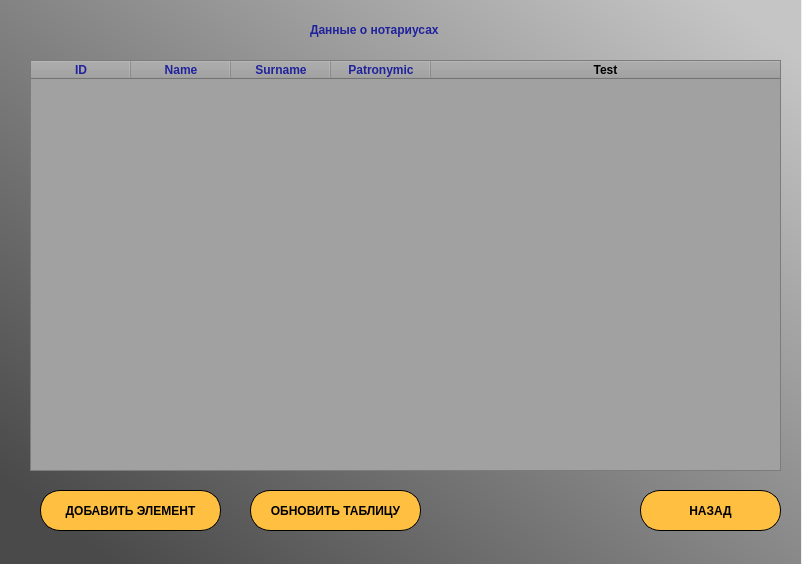
<?xml version="1.0" encoding="UTF-8"?>
<ui version="4.0">
 <class>MainWindow</class>
 <widget class="QMainWindow" name="MainWindow">
  <property name="geometry">
   <rect>
    <x>0</x>
    <y>0</y>
    <width>802</width>
    <height>564</height>
   </rect>
  </property>
  <property name="windowTitle">
   <string>MainWindow</string>
  </property>
  <widget class="QWidget" name="centralwidget">
   <widget class="QLabel" name="label">
    <property name="geometry">
     <rect>
      <x>0</x>
      <y>0</y>
      <width>801</width>
      <height>601</height>
     </rect>
    </property>
    <property name="styleSheet">
     <string notr="true">background-color: qlineargradient(spread:reflect, x1:0.0201244, y1:0.96, x2:1, y2:0, stop:0.0746269 rgba(74, 74, 74, 255), stop:0.950249 rgba(197, 197, 197, 255));</string>
    </property>
    <property name="text">
     <string/>
    </property>
   </widget>
   <widget class="QTableWidget" name="NotariesTable">
    <property name="geometry">
     <rect>
      <x>30</x>
      <y>60</y>
      <width>751</width>
      <height>411</height>
     </rect>
    </property>
    <property name="styleSheet">
     <string notr="true">background-color: rgb(161, 161, 161);</string>
    </property>
    <attribute name="horizontalHeaderStretchLastSection">
     <bool>true</bool>
    </attribute>
    <column>
     <property name="text">
      <string>ID</string>
     </property>
     <property name="font">
      <font>
       <weight>75</weight>
       <bold>true</bold>
      </font>
     </property>
     <property name="foreground">
      <brush brushstyle="SolidPattern">
       <color alpha="255">
        <red>32</red>
        <green>34</green>
        <blue>156</blue>
       </color>
      </brush>
     </property>
    </column>
    <column>
     <property name="text">
      <string>Name</string>
     </property>
     <property name="font">
      <font>
       <weight>75</weight>
       <bold>true</bold>
      </font>
     </property>
     <property name="foreground">
      <brush brushstyle="SolidPattern">
       <color alpha="255">
        <red>32</red>
        <green>34</green>
        <blue>156</blue>
       </color>
      </brush>
     </property>
    </column>
    <column>
     <property name="text">
      <string>Surname</string>
     </property>
     <property name="font">
      <font>
       <weight>75</weight>
       <bold>true</bold>
      </font>
     </property>
     <property name="foreground">
      <brush brushstyle="SolidPattern">
       <color alpha="255">
        <red>32</red>
        <green>34</green>
        <blue>156</blue>
       </color>
      </brush>
     </property>
    </column>
    <column>
     <property name="text">
      <string>Patronymic</string>
     </property>
     <property name="font">
      <font>
       <weight>75</weight>
       <bold>true</bold>
      </font>
     </property>
     <property name="foreground">
      <brush brushstyle="SolidPattern">
       <color alpha="255">
        <red>32</red>
        <green>34</green>
        <blue>156</blue>
       </color>
      </brush>
     </property>
    </column>
    <column>
     <property name="text">
      <string>Test</string>
     </property>
     <property name="font">
      <font>
       <weight>75</weight>
       <bold>true</bold>
      </font>
     </property>
    </column>
   </widget>
   <widget class="QLabel" name="label_2">
    <property name="geometry">
     <rect>
      <x>310</x>
      <y>20</y>
      <width>171</width>
      <height>20</height>
     </rect>
    </property>
    <property name="font">
     <font>
      <pointsize>9</pointsize>
      <weight>75</weight>
      <bold>true</bold>
     </font>
    </property>
    <property name="styleSheet">
     <string notr="true">color: rgb(32, 34, 156);</string>
    </property>
    <property name="text">
     <string>Данные о нотариусах</string>
    </property>
   </widget>
   <widget class="QPushButton" name="BackBtn">
    <property name="geometry">
     <rect>
      <x>640</x>
      <y>490</y>
      <width>141</width>
      <height>41</height>
     </rect>
    </property>
    <property name="font">
     <font>
      <weight>75</weight>
      <bold>true</bold>
     </font>
    </property>
    <property name="styleSheet">
     <string notr="true">border-color: rgb(255, 249, 62);
border-radius: 20px;
background-color: rgb(255, 192, 66);
border: 1px solid #000000</string>
    </property>
    <property name="text">
     <string>НАЗАД</string>
    </property>
   </widget>
   <widget class="QPushButton" name="AddButton">
    <property name="geometry">
     <rect>
      <x>250</x>
      <y>490</y>
      <width>171</width>
      <height>41</height>
     </rect>
    </property>
    <property name="font">
     <font>
      <weight>75</weight>
      <bold>true</bold>
     </font>
    </property>
    <property name="styleSheet">
     <string notr="true">border-color: rgb(255, 249, 62);
border-radius: 20px;
background-color: rgb(255, 192, 66);
border: 1px solid #000000</string>
    </property>
    <property name="text">
     <string>ОБНОВИТЬ ТАБЛИЦУ</string>
    </property>
   </widget>
   <widget class="QPushButton" name="UpdateBtn">
    <property name="geometry">
     <rect>
      <x>40</x>
      <y>490</y>
      <width>181</width>
      <height>41</height>
     </rect>
    </property>
    <property name="font">
     <font>
      <weight>75</weight>
      <bold>true</bold>
     </font>
    </property>
    <property name="styleSheet">
     <string notr="true">border-color: rgb(255, 249, 62);
border-radius: 20px;
background-color: rgb(255, 192, 66);
border: 1px solid #000000</string>
    </property>
    <property name="text">
     <string>ДОБАВИТЬ ЭЛЕМЕНТ</string>
    </property>
   </widget>
  </widget>
 </widget>
 <resources/>
 <connections/>
</ui>
